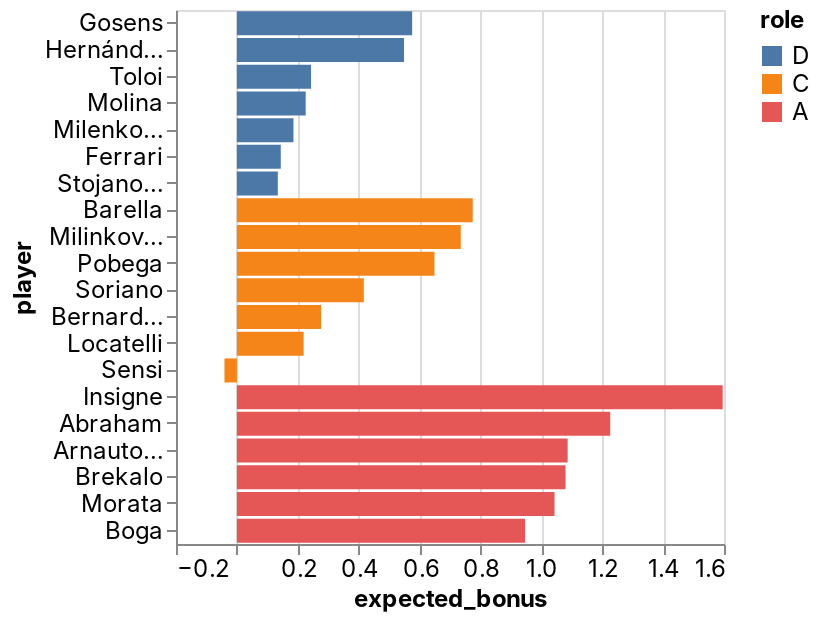

Notebook code for this chart:
### Code cell
_deepnote_run_altair(team, """{"$schema":"https://vega.github.io/schema/vega-lite/v4.json","mark":{"type":"bar","tooltip":{"content":"data"}},"height":220,"autosize":{"type":"fit"},"data":{"name":"placeholder"},"encoding":{"x":{"field":"expected_bonus","type":"quantitative","sort":null,"scale":{"type":"linear","zero":false}},"y":{"field":"player","type":"nominal","sort":null,"scale":{"type":"linear","zero":true}},"color":{"field":"role","type":"nominal","sort":null,"scale":{"type":"linear","zero":false}}}}""")

### Figure 1 — Vega-Lite specification as saved in the notebook (floating-point values rounded to 4 significant figures)
{"config": {"view": {"continuousWidth": 400, "continuousHeight": 300}, "area": {"fill": "#51C0E9"}, "axis": {"labelFont": "Inter, sans-serif", "labelFontSize": 12, "labelFontWeight": "normal", "labelLimit": 60, "labelOverlap": "greedy", "titleFont": "Inter, sans-serif", "titleFontSize": 12, "titleFontWeight": "bold"}, "background": "#ffffff", "legend": {"labelFont": "Inter, sans-serif", "labelFontSize": 12, "titleFont": "Inter, sans-serif", "titleFontSize": 12, "titleFontWeight": "bold"}, "line": {"stroke": "#51C0E9", "strokeWidth": 2}, "rect": {"fill": "#51C0E9"}, "title": {"anchor": "start", "color": "#000000", "font": "Inter, sans-serif", "fontSize": 22, "fontWeight": "normal"}}, "data": {"name": "data-c5318da1f0eb5dd6fb1ebf4707eff959"}, "mark": {"type": "bar", "tooltip": {"content": "data"}}, "autosize": {"type": "fit"}, "encoding": {"color": {"type": "nominal", "field": "role", "scale": {"type": "linear", "zero": false}, "sort": null}, "x": {"type": "quantitative", "field": "expected_bonus", "scale": {"type": "linear", "zero": false}, "sort": null}, "y": {"type": "nominal", "field": "player", "scale": {"type": "linear", "zero": true}, "sort": null}}, "height": 300, "width": "container", "$schema": "https://vega.github.io/schema/vega-lite/v4.json", "datasets": {"data-c5318da1f0eb5dd6fb1ebf4707eff959": [{"fanta_team": "MaiNa Joya_v2.0", "role": "D", "player": "Gosens", "team": "Inter", "opponent": "Roma", "date": "2022-04-24T00:00:00", "expected_bonus": 0.5757}, {"fanta_team": "MaiNa Joya_v2.0", "role": "D", "player": "Hernández", "team": "AC Milan", "opponent": "Lazio", "date": "2022-04-24T00:00:00", "expected_bonus": 0.549}, {"fanta_team": "MaiNa Joya_v2.0", "role": "D", "player": "Toloi", "team": "Atalanta", "opponent": "Venezia", "date": "2022-04-24T00:00:00", "expected_bonus": 0.2436}, {"fanta_team": "MaiNa Joya_v2.0", "role": "D", "player": "Molina", "team": "Udinese", "opponent": "Bologna", "date": "2022-04-24T00:00:00", "expected_bonus": 0.226}, {"fanta_team": "MaiNa Joya_v2.0", "role": "D", "player": "Milenkovic", "team": "Fiorentina", "opponent": "Salernitana", "date": "2022-04-24T00:00:00", "expected_bonus": 0.1858}, {"fanta_team": "MaiNa Joya_v2.0", "role": "D", "player": "Ferrari", "team": "Sassuolo", "opponent": "Juventus", "date": "2022-04-24T00:00:00", "expected_bonus": 0.1442}, {"fanta_team": "MaiNa Joya_v2.0", "role": "D", "player": "Stojanovic", "team": "Empoli", "opponent": "Napoli", "date": "2022-04-24T00:00:00", "expected_bonus": 0.1345}, {"fanta_team": "MaiNa Joya_v2.0", "role": "C", "player": "Barella", "team": "Inter", "opponent": "Roma", "date": "2022-04-24T00:00:00", "expected_bonus": 0.7747}, {"fanta_team": "MaiNa Joya_v2.0", "role": "C", "player": "Milinkovic-Savic", "team": "Lazio", "opponent": "AC Milan", "date": "2022-04-24T00:00:00", "expected_bonus": 0.7354}, {"fanta_team": "MaiNa Joya_v2.0", "role": "C", "player": "Pobega", "team": "Torino", "opponent": "Spezia", "date": "2022-04-24T00:00:00", "expected_bonus": 0.649}, {"fanta_team": "MaiNa Joya_v2.0", "role": "C", "player": "Soriano", "team": "Bologna", "opponent": "Udinese", "date": "2022-04-24T00:00:00", "expected_bonus": 0.4169}, {"fanta_team": "MaiNa Joya_v2.0", "role": "C", "player": "Bernardeschi", "team": "Juventus", "opponent": "Sassuolo", "date": "2022-04-24T00:00:00", "expected_bonus": 0.2766}, {"fanta_team": "MaiNa Joya_v2.0", "role": "C", "player": "Locatelli", "team": "Juventus", "opponent": "Sassuolo", "date": "2022-04-24T00:00:00", "expected_bonus": 0.2192}, {"fanta_team": "MaiNa Joya_v2.0", "role": "C", "player": "Sensi", "team": "Sampdoria", "opponent": "Verona", "date": "2022-04-24T00:00:00", "expected_bonus": -0.04085}, {"fanta_team": "MaiNa Joya_v2.0", "role": "A", "player": "Insigne", "team": "Napoli", "opponent": "Empoli", "date": "2022-04-24T00:00:00", "expected_bonus": 1.596}, {"fanta_team": "MaiNa Joya_v2.0", "role": "A", "player": "Abraham", "team": "Roma", "opponent": "Inter", "date": "2022-04-24T00:00:00", "expected_bonus": 1.226}, {"fanta_team": "MaiNa Joya_v2.0", "role": "A", "player": "Arnautovic", "team": "Bologna", "opponent": "Udinese", "date": "2022-04-24T00:00:00", "expected_bonus": 1.086}, {"fanta_team": "MaiNa Joya_v2.0", "role": "A", "player": "Brekalo", "team": "Torino", "opponent": "Spezia", "date": "2022-04-24T00:00:00", "expected_bonus": 1.079}, {"fanta_team": "MaiNa Joya_v2.0", "role": "A", "player": "Morata", "team": "Juventus", "opponent": "Sassuolo", "date": "2022-04-24T00:00:00", "expected_bonus": 1.043}, {"fanta_team": "MaiNa Joya_v2.0", "role": "A", "player": "Boga", "team": "Atalanta", "opponent": "Venezia", "date": "2022-04-24T00:00:00", "expected_bonus": 0.9466}]}}
